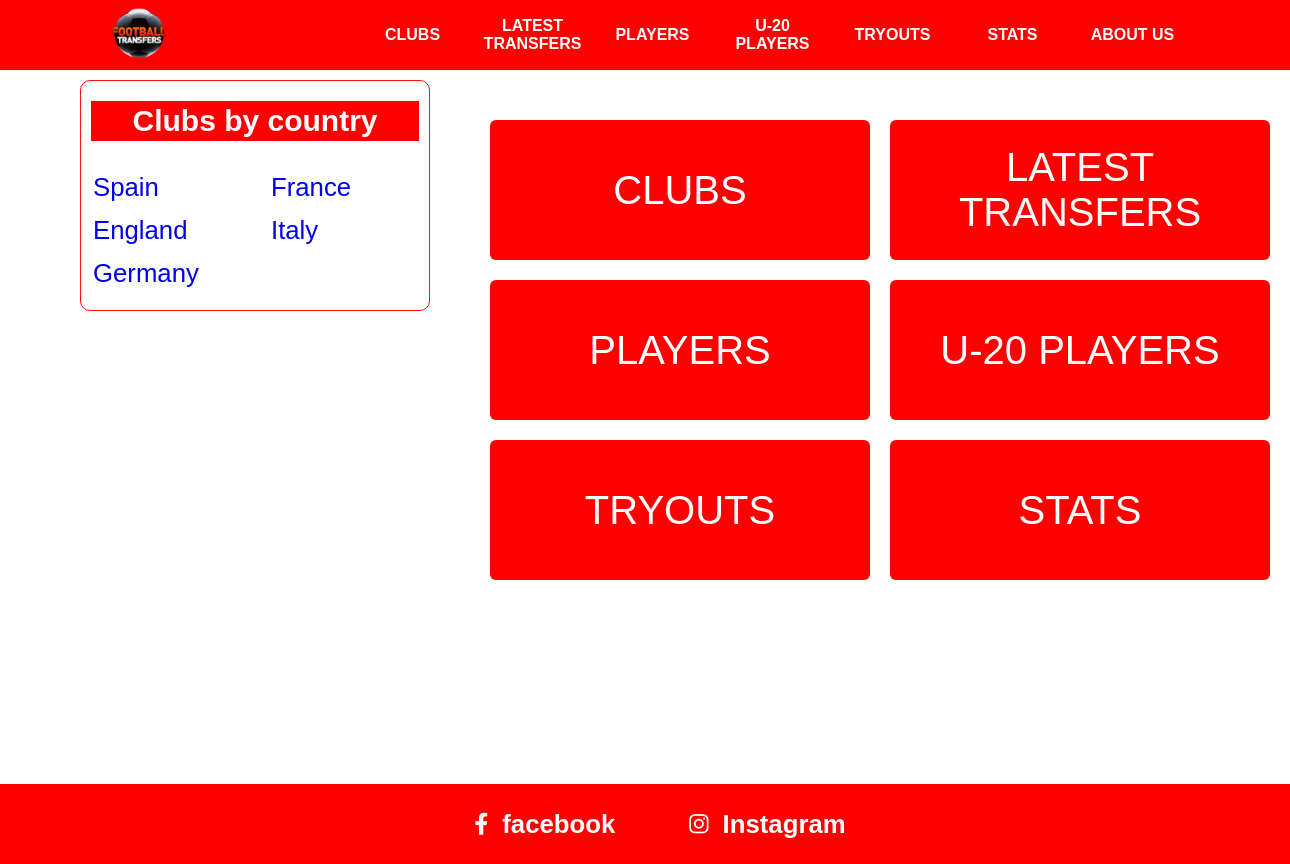
The page / on the database its author committed.
### main/models.py (models this page shows, shortened)
class Country(models.Model):
    name = models.CharField(max_length=255)

### main/views.py (the view)
# urls.py: path('', HomePageView.as_view(), name='home'),
class HomePageView(View):
    def get(self, request):
        return render(request, "index.html")

### main/context_processors.py (called while the page is built)
def countries_list(request):
    countries = Country.objects.all()
    c = countries
    for country in countries:
        if not country.club_set.all().exists():
            c = c.exclude(id=country.id)
    l = len(c)
    if l % 2 ==1:
        country_left = c[:l // 2 +1]
        country_right = c[l // 2 +1:]
    else:
        country_left = c[:l // 2 ]
        country_right = c[l // 2:]
    return {"country_left":country_left,"country_right":country_right}

### templates/index.html
{% extends "base.html" %}
{% block content %}
      <div class="latest-transfers">
        <div class="countries">
          <a href="/clubs"> CLUBS </a>
          <a href="/latest-transfers"> LATEST TRANSFERS </a>
          <a href="/players"> PLAYERS </a>
          <a href="/players20"> U-20 PLAYERS </a>
          <a href="/tryouts"> TRYOUTS </a>
          <a href="/stats"> STATS </a>
        </div>
      </div>
{% endblock %}

### templates/base.html (shortened to what this page needs)
<!DOCTYPE html>
{% load static %}
<html>
  <head>
    <link rel="stylesheet" type="text/css" media="screen" href="{% static 'css/main.css'%}" />
    <link
      rel="stylesheet"
      href="https://cdnjs.cloudflare.com/ajax/libs/font-awesome/6.1.1/css/all.min.css"
    />
  </head>
  <body>
    <div class="container">
      <div class="navbar">
        <div class="icon">
          <a href="{% url 'home' %}">
            <img src="{% static 'img/12252568_173-removebg-preview.png'%}" alt="" />
          </a>
        </div>
        <div class="links">
          <div><a href="/clubs">CLUBS</a></div>
          <div><a href="/latest-transfers">LATEST TRANSFERS</a></div>
          <div><a href="/players">PLAYERS</a></div>
          <div><a href="/players20">U-20 PLAYERS</a></div>
          <div><a href="/tryouts">TRYOUTS</a></div>
          <div><a href="/stats">STATS</a></div>
          <div><a href="/about">ABOUT US</a></div>
        </div>
      </div>
      <div class="country-clubs">
        <h2 id="title">Clubs by country</h2>
        <div class="country">
          <div>
            {% for country in country_left %}
              <h3>
                <a href="/countries/{{ country.id }}/clubs">{{ country.name}}</a> <br />
              </h3>
            {% endfor %}
          </div>
          <div>
            {% for country in country_right %}
              <h3>
                <a href="/countries/{{ country.id }}/clubs">{{ country.name}}</a> <br />
              </h3>
            {% endfor %}
          </div>
        </div>
      </div>
      {% block content %}
      {% endblock %}
      <div class="footer" style="margin-top: 200px;">
        <a href="https://www.facebook.com/topfootballtransfers/">
          <div>
            <i class="fa-brands fa-facebook-f"></i> &nbsp;
              <h3>facebook</h3>
          </div>
        </a>
        <a href="https://www.instagram.com/topfootballtransfers/">
          <div>
            <i class="fa-brands fa-instagram"></i> &nbsp;
            <h3>Instagram</h3>
          </div>
        </a>
      </div>
    </div>
  </body>
</html>

### static/css/main.css (style rules this page uses)
* { margin: 0; padding: 0; box-sizing: border-box; }
.container { width: 100% !important; display: inline-block; font-family: sans-serif; }
.container .navbar { width: 100%; background-color: red; display: flex; align-items: center; justify-content: space-around; position: fixed; z-index: 99; height: 70px !important; }
.container .navbar .icon { width: 100px; overflow: hidden; }
.container .navbar .icon img { width: 130%; margin-left: -14%; }
.container .navbar .links { z-index: 999; display: flex; }
.container .navbar .links div { width: 100px; text-align: center; display: flex; align-items: center; margin-right: 20px; }
.container .navbar .links div a { color: white; font-weight: 700; text-decoration: none; width: 100px !important; height: 45px; display: flex; align-items: center; justify-content: center; }
.container .countries { display: inline-block; width: 100%; display: flex; flex-wrap: wrap; gap: 20px; justify-content: center; }
.container .countries a { color: white; text-decoration: none; width: 380px; height: 140px; background-color: red; border-radius: 6px; font-size: 40px; display: flex; justify-content: center; align-items: center; text-align: center; transition: all 0.3s ease; }
.country-clubs { width: 350px; border: 1px solid rgb(255, 16, 16); border-radius: 10px; position: fixed; top: 80px; left: 80px; padding: 10px 10px; padding-bottom: 10px; }
.country-clubs h2 { margin: 10px 0px; transition: all 0.3s ease; }
.country-clubs #title { font-size: 30px; background-color: red; color: white; text-align: center; line-height: 40px; }
.country-clubs .country { width: 100%; display: flex; flex-wrap: wrap; justify-content: space-between; font-size: 22px; margin-top: 20px; }
.country-clubs .country div { width: 150px; height: 100%; }
.country-clubs .country h3 { font-weight: 100 !important; margin: 10px 0px !important; width: 100%; padding: 2px 2px; transition: all 0.3s ease; }
.country-clubs .country h3 a { text-decoration: none; margin-top: 20px !important; }
.latest-transfers { display: inline-block; width: 800px; margin-left: 480px; margin-top: 120px !important; }
.latest-transfers { display: inline-block; width: 800px; margin-left: 480px; margin-top: 220px; overflow: hidden; }
.footer { width: 100%; background-color: red; height: 80px; display: flex; align-items: center; justify-content: center; font-size: 22px; padding-left: 80px; }
.footer a { margin-right: 50px; color: white; text-decoration: none; word-spacing: 8px; padding: 4px 12px; border-radius: 5px; transition: all 0.3s ease; }
.footer a div { display: flex; align-items: center; }

### rows shown on the page
Country: name "Spain"
Country: name "England"
Country: name "Germany"
Country: name "France"
Country: name "Italy"
